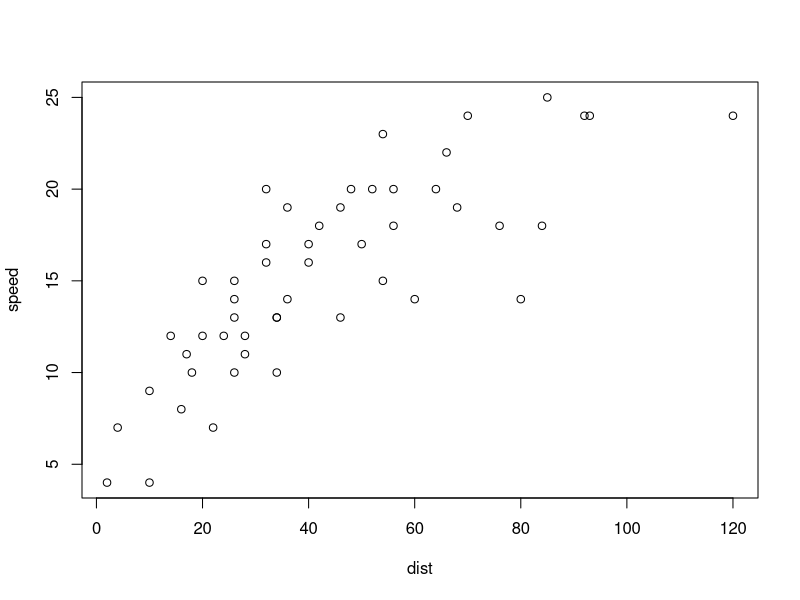
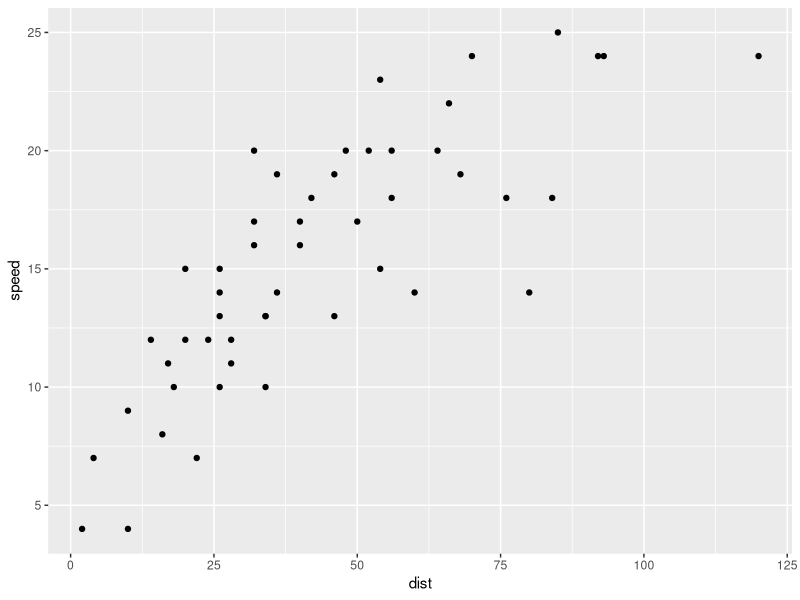

The R source for these figures, in order:
## ---- chunk 1
knitr::opts_chunk$set(echo = TRUE)
## ---- chunk 2

cars

plot(speed ~ dist, data = cars)

library(ggplot2)
qplot(dist, speed, data = cars)

